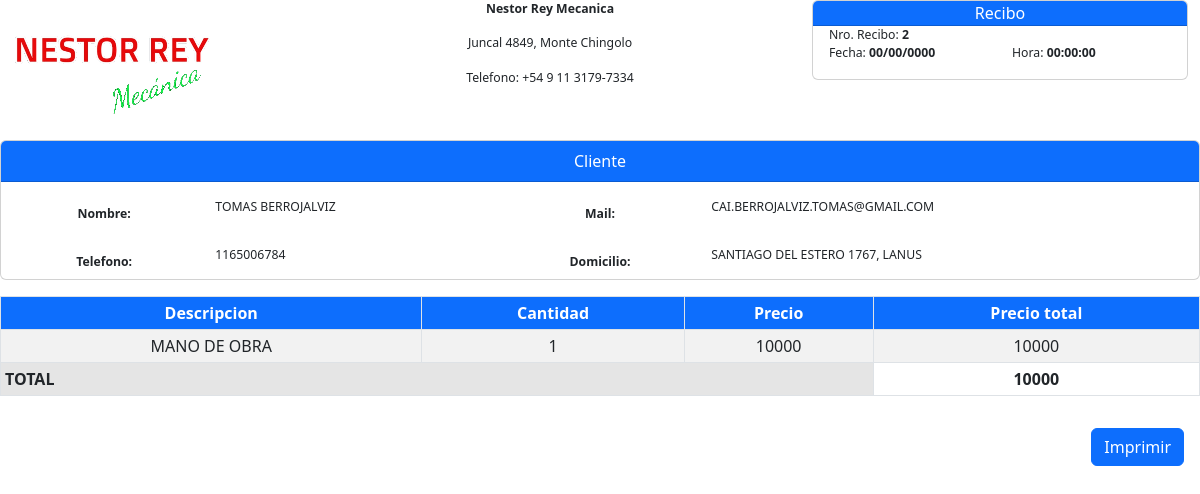
The app's page /vista/utils/generarRecibo.php?re=2 with its own data.
### tables this page shows
CREATE TABLE `recibos` (
  `id` int(11) NOT NULL,
  `id_orden` int(11) NOT NULL,
  `id_cliente` int(11) NOT NULL,
  `fecha` datetime NOT NULL
);

CREATE TABLE `clientes` (
  `id` int(11) NOT NULL,
  `nombre` text NOT NULL,
  `telefono` varchar(20) NOT NULL,
  `mail` text DEFAULT NULL,
  `domicilio` text DEFAULT NULL
);

CREATE TABLE `insumos_recibos` (
  `id` int(11) NOT NULL,
  `id_comprobante` int(11) NOT NULL,
  `descripcion` text NOT NULL,
  `cantidad` int(11) NOT NULL,
  `precio` int(11) NOT NULL,
  `precio_total` int(11) NOT NULL
);

### vista/utils/generarRecibo.php (called while the page is built, shortened)
<?php
if(empty($_REQUEST['re'])) {
    echo "No es posible generar el presupuesto.";
}
else {
    $stmt = Conexion::conectar()->prepare("SELECT r.id, r.id_cliente, DATE_FORMAT(r.fecha, '%d/%m/%Y') as fecha,
                                        DATE_FORMAT(r.fecha, '%H:%i:%s') as hora,
                                        cl.nombre, cl.telefono, cl.mail, cl.domicilio
                                        FROM recibos r
                                        INNER JOIN clientes cl
                                        ON r.id_cliente = cl.id
                                        WHERE r.id = :id");
    $stmt->bindParam(":id", $_REQUEST['re'], PDO::PARAM_INT);
    if($stmt->execute()){
        $recibo = $stmt->fetchAll()[0];
    }
    else{
        print_r(Conexion::conectar()->error_info());
    }
    $stmt = Conexion::conectar()->prepare("SELECT * FROM insumos_recibos WHERE id_comprobante = :id_comprobante");
    $stmt->bindParam(":id_comprobante", $_REQUEST['re'], PDO::PARAM_INT);
    if($stmt->execute()){
        $insumos = $stmt->fetchAll();
    }
    else{
        print_r(Conexion::conectar()->error_info());
    }
    include(dirname(__FILE__) . '/recibo.php');
    $html = ob_get_clean();
    print_r($html);
    exit;
}
?>

### modelo/conexion.php (called while the page is built)
<?php
class Conexion{
    static public function conectar(){
        $link = new PDO("mysql:host=127.0.0.1;dbname=test",
                        "root",
                        "");
        $link->exec("set names utf8");
        return $link;
    }
}
?>

### vista/utils/recibo.php (the view, shortened to what this page needs)
<?php
    $total = 0;
?>
<!DOCTYPE html>
<html lang="en">
<head>
    <link href="https://cdn.jsdelivr.net/npm/bootstrap@5.2.0/dist/css/bootstrap.min.css" rel="stylesheet">
</head>
<body>
    <div class="container-fluid">
        <div class="row">
            <div class="col-3">
                <img src="../../img/logo-min.png" class="mx-auto my-auto"  alt="Logo Nestor Rey Mecanica">
            </div>
            <div class="col-5 text-center">
            <small><small>
                <p><b>Nestor Rey Mecanica</b></p>
                <p>Juncal 4849, Monte Chingolo</p>
                <p>Telefono: +54 9 11 3179-7334</p>
            </small></small>
            </div>
            <div class="col-4">
                <div class="card">
                    <div class="card-header text-bg-primary pt-0 pb-0 text-center">
                        Recibo
                    </div>
            <small><small>
                    <div class="card-body pt-0">
                        Nro. Recibo: <b><?php echo $recibo['id'] ?></b>
                        <div class="row">
                            <div class="col">
                                Fecha: <b><?php echo $recibo['fecha'] ?></b>
                            </div>
                            <div class="col">
                                Hora: <b><?php echo $recibo['hora'] ?></b>
                            </div>
                        </div>
                    </div>
            </small></small>
                </div>
            </div>
        </div>
    </div>
    <div class="card mb-3" style="height: 140px;">
        <div class="card-header text-bg-primary text-center">
            Cliente
        </div>
        <div class="card-body">
            <small><small>
            <form>
                <div class="mb-3 row">
                    <label class="col-2 col-form-label text-center"><b>Nombre:</b></label>
                    <div class="col-3">
                    <?php echo $recibo['nombre']; ?>
                    </div>
                    <label class="col-2 col-form-label text-center"><b>Mail:</b></label>
                    <div class="col-5">
                    <?php echo $recibo['mail']; ?>
                    </div>
                </div>
                <div class="mb-3 row">
                    <label class="col-2 col-form-label text-center"><b>Telefono:</b></label>
                    <div class="col-3">
                    <?php echo $recibo['telefono']; ?>
                    </div>
                    <label class="col-2 col-form-label text-center"><b>Domicilio:</b></label>
                    <div class="col-5">
                    <?php echo $recibo['domicilio']; ?>
                    </div>
                </div>
            </form>
            </small></small>
        </div>
    </div>
    <table cellspacing=0 class="table table-responsive table-bordered table-hover table-inverse table-striped text-center table-sm" role="grid" id="tableRecibo" width=100% >
        <thead>
            <tr class="text-bg-primary">
                <th scope="col">
                    Descripcion
                </th>
                <th scope="col">
                    Cantidad
                </th>
                <th scope="col">
                    Precio
                </th>
                <th scope="col">
                    Precio total
                </th>
            </tr>
        </thead>
        <tbody>
            <?php
                foreach ($insumos as $key => $insumo){
            ?>
            <tr>
                <td>
                    <?php echo $insumo["descripcion"]; ?>
                </td>
                <td>
                    <?php echo $insumo["cantidad"]; ?>
                </td>
                <td>
                    <?php echo $insumo["precio"]; ?>
                </td>
                <td>
                    <?php echo $insumo["precio_total"]; ?>
                </td>
            </tr>
            <?php
                    $total += $insumo["precio_total"];
                }
            ?>
        </tbody>
        <tfoot>
            <tr>
                <th colspan="3" class="table-active text-start">TOTAL</th>
                <th><?php echo $total; ?></th>
            </tr>
        </tfoot>
    </table>
    <div class="d-grid gap-2 mx-3 py-3 d-md-flex justify-content-md-end">
        <button type="button" class="btn btn-primary btn_print" onclick="this.style.display = 'none';window.print();this.style.display = 'initial';return false;">Imprimir</button>
    </div>
</body>
</html>

### records on screen
recibos: id "2", id_cliente.nombre "TOMAS BERROJALVIZ", id_cliente.mail "CAI.BERROJALVIZ.TOMAS@GMAIL.COM", id_cliente.telefono "1165006784", id_cliente.domicilio "SANTIAGO DEL ESTERO 1767, LANUS"
insumos_recibos: descripcion "MANO DE OBRA", cantidad "1", precio "10000", precio_total "10000"

### other values on screen
$recibo['fecha'] "00/00/0000"
$recibo['hora'] "00:00:00"
$total "10000"
